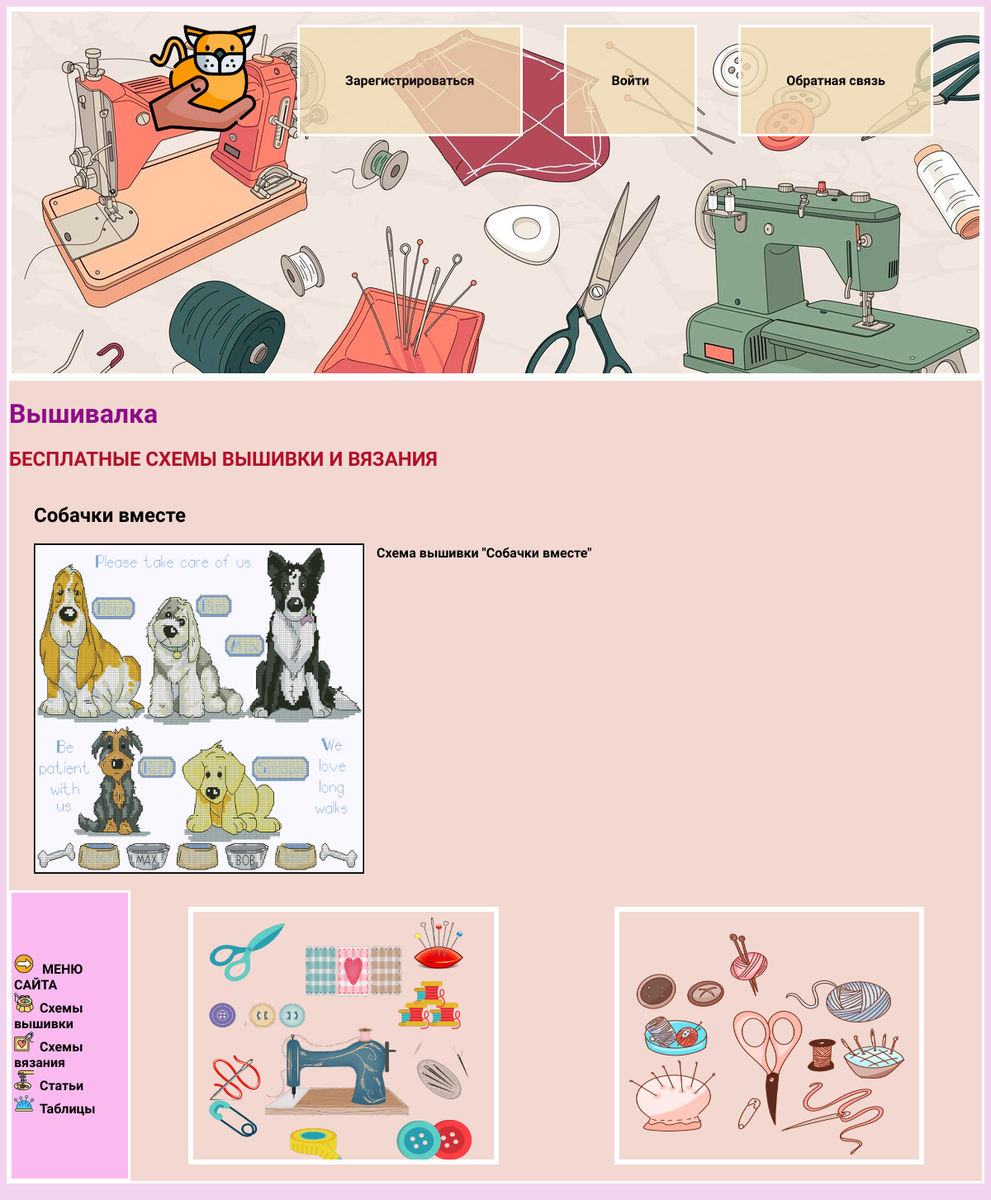
/project/2/, run on an earlier commit of the app's database.
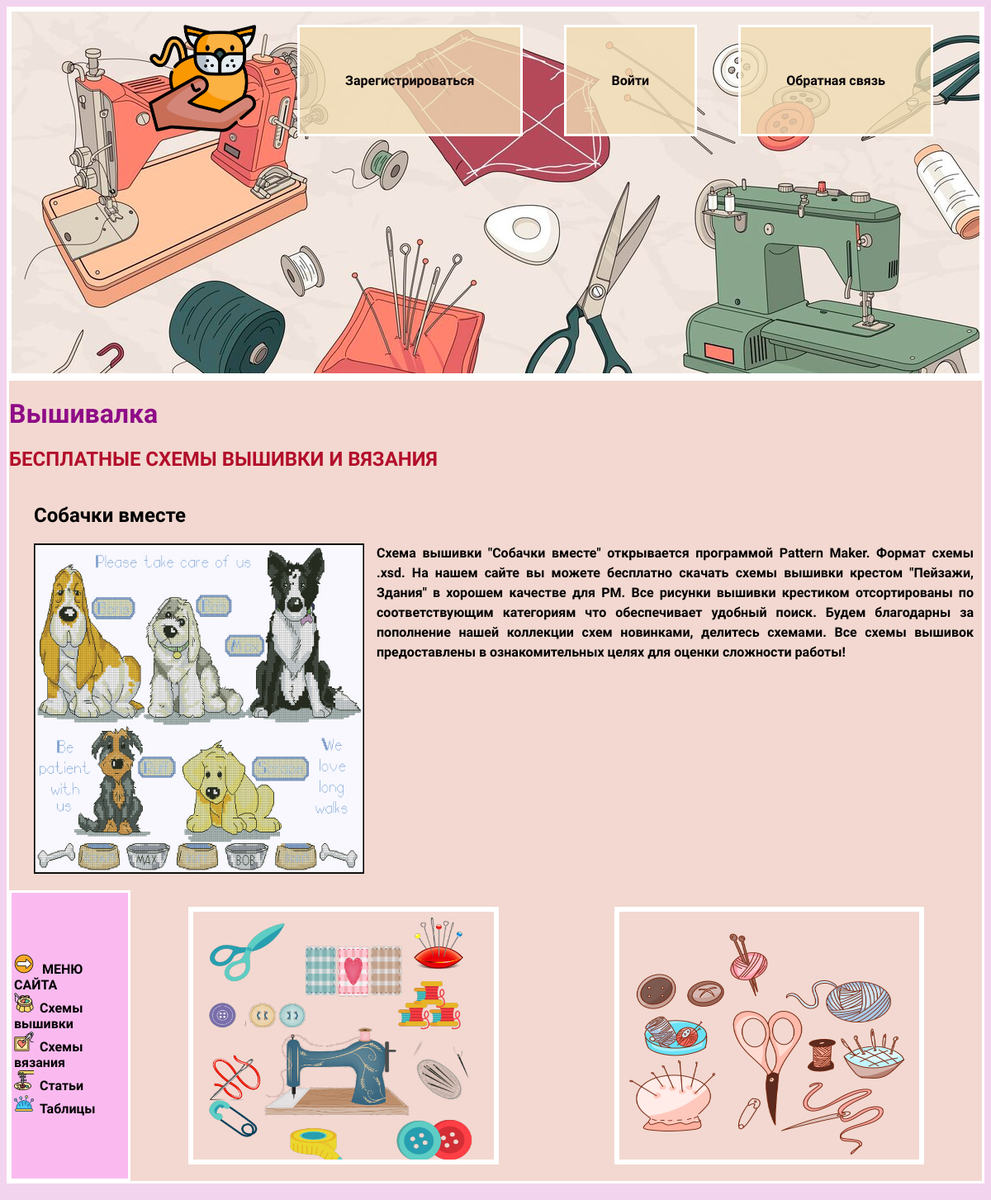
And on a later commit of the database.
### main_project/models.py (models this page shows, shortened)
class Product(models.Model):
    name = models.CharField(max_length=256, verbose_name='Название')
    image = models.ImageField(upload_to='products_images/', blank=True, verbose_name='Изображение')
    description = models.TextField(blank=True, verbose_name='Описание')
    category = models.ForeignKey(ProductCategory, on_delete=models.CASCADE,
                                 verbose_name='Категория')  # привязать категорию к продукту
    class Meta:
        verbose_name = "Схемы вышивки"
        verbose_name_plural = "Схемы вышивки"

### main_project/views.py (the view)
# urls.py: path('project/<str:pk>/', views.project, name='project'),
def project(request, pk):
    project_obj = Product.objects.get(id=pk)
    return render(request, 'main_project/single_project.html', {'project': project_obj})

### main_project/templates/main_project/single_project.html (shortened to what this page needs)
{% extends 'main_project/base.html' %}
{% load static %}
{% block content %}
        <div class="singleproj">
          <h2 class="singlname">{{ project.name }}</h2>
        </div>
        <div class="singleproj">
          <img class="singleProject__preview" src="{{ project.image.url }}" alt="portfolio thumbnail" />
          <div class="textbetw">
            {{ project.description }}
          </div>
            </div>
{% endblock %}

What changed in the data, as far as the page shows it:
changed Product "Собачки вместе": description "Схема вышивки \"Собачки вместе\"" → "Схема вышивки \"Собачки вместе\" открывается программой Pattern Maker. Формат схемы .xsd. На нашем сайте вы можете бесплатно скачать схемы вышивки крестом \"Пейзажи, Здания\" в хорошем качестве для PM. Все рисунки вышивки крестиком отсортированы по соответствующим категориям что обеспечивает удобный поиск. Будем благодарны за пополнение нашей коллекции схем новинками, делитесь схемами. Все схемы вышивок предоставлены в ознакомительных целях для оценки сложности работы!"
